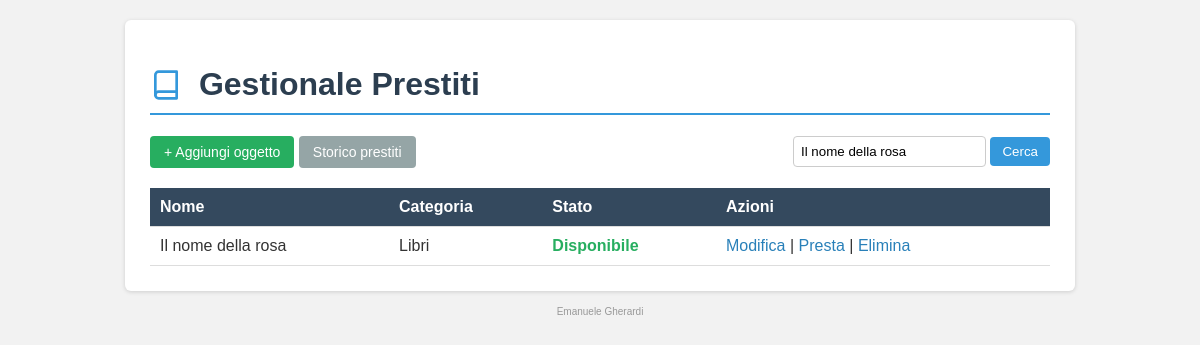
The app's page /index.php?cerca=Il nome della rosa with its own data.
### tables this page shows
CREATE TABLE oggetti (
    id INT AUTO_INCREMENT PRIMARY KEY,
    nome VARCHAR(150) NOT NULL,
    categoria VARCHAR(80),
    descrizione TEXT,
    disponibile TINYINT(1) DEFAULT 1
);

### index.php (the view, shortened to what this page needs)
<?php
include "config.php";
$cerca = "";
if (isset($_GET['cerca'])) {
    $cerca = $_GET['cerca'];
}
if ($cerca != "") {
    $cerca_sql = mysqli_real_escape_string($conn, $cerca);
    $sql = "SELECT * FROM oggetti WHERE nome LIKE '%$cerca_sql%' OR categoria LIKE '%$cerca_sql%' ORDER BY nome";
} else {
    $sql = "SELECT * FROM oggetti ORDER BY nome";
}
$risultato = mysqli_query($conn, $sql);
?>
<!DOCTYPE html>
<html lang="it">
<head>
    <link rel="stylesheet" href="style.css">
</head>
<body>
<div class="container">
    <h1>
        <svg class="icona-titolo" width="32" height="32" viewBox="0 0 24 24" fill="none" stroke="#3498db" stroke-width="2" stroke-linecap="round" stroke-linejoin="round">
            <path d="M4 19.5A2.5 2.5 0 0 1 6.5 17H20"></path>
            <path d="M6.5 2H20v20H6.5A2.5 2.5 0 0 1 4 19.5v-15A2.5 2.5 0 0 1 6.5 2z"></path>
        </svg>
        Gestionale Prestiti
    </h1>
    <div class="barra">
        <a href="aggiungi.php" class="bottone">+ Aggiungi oggetto</a>
        <a href="storico.php" class="bottone grigio">Storico prestiti</a>
        <form method="get" action="index.php" class="cerca">
            <input type="text" name="cerca" placeholder="Cerca per nome o categoria" value="<?php echo htmlspecialchars($cerca); ?>">
            <button type="submit">Cerca</button>
        </form>
    </div>
    <table>
        <tr>
            <th>Nome</th>
            <th>Categoria</th>
            <th>Stato</th>
            <th>Azioni</th>
        </tr>
        <?php while ($riga = mysqli_fetch_assoc($risultato)) { ?>
        <tr>
            <td><?php echo htmlspecialchars($riga['nome']); ?></td>
            <td><?php echo htmlspecialchars($riga['categoria']); ?></td>
            <td>
                <?php if ($riga['disponibile'] == 1) { ?>
                    <span class="verde">Disponibile</span>
                <?php } else { ?>
                    <span class="rosso">In prestito</span>
                <?php } ?>
            </td>
            <td>
                <a href="modifica.php?id=<?php echo $riga['id']; ?>">Modifica</a> |
                <?php if ($riga['disponibile'] == 1) { ?>
                    <a href="presta.php?id=<?php echo $riga['id']; ?>">Presta</a> |
                <?php } else { ?>
                    <a href="restituisci.php?id=<?php echo $riga['id']; ?>">Restituisci</a> |
                <?php } ?>
                <a href="elimina.php?id=<?php echo $riga['id']; ?>" onclick="return confirm('Sicuro di voler eliminare questo oggetto?');">Elimina</a>
            </td>
        </tr>
        <?php } ?>
    </table>
</div>
<p class="firma">Emanuele Gherardi</p>
</body>
</html>

### style.css (style rules this page uses)
body { font-family: Arial, sans-serif; background-color: #f2f2f2; margin: 0; padding: 20px; color: #333; }
.container { max-width: 900px; margin: 0 auto; background-color: #fff; padding: 25px; border-radius: 6px; box-shadow: 0 1px 4px rgba(0,0,0,0.15); }
h1 { color: #2c3e50; border-bottom: 2px solid #3498db; padding-bottom: 8px; }
.icona-titolo { vertical-align: middle; margin-right: 8px; margin-bottom: 4px; }
.barra { margin: 20px 0; overflow: hidden; }
.cerca { float: right; }
.cerca input { padding: 7px; border: 1px solid #ccc; border-radius: 4px; }
.cerca button { padding: 7px 12px; background-color: #3498db; color: white; border: none; border-radius: 4px; cursor: pointer; }
table { width: 100%; border-collapse: collapse; margin-top: 15px; }
th, td { text-align: left; padding: 10px; border-bottom: 1px solid #ddd; }
th { background-color: #34495e; color: white; }
.bottone { display: inline-block; padding: 8px 14px; background-color: #27ae60; color: white; text-decoration: none; border-radius: 4px; border: none; cursor: pointer; font-size: 14px; }
.bottone.grigio { background-color: #95a5a6; }
.verde { color: #27ae60; font-weight: bold; }
a { color: #2980b9; text-decoration: none; }
.firma { text-align: center; font-size: 10px; color: #999; margin-top: 15px; }

### records on screen
oggetti: nome "Il nome della rosa", categoria "Libri", disponibile "Disponibile"
